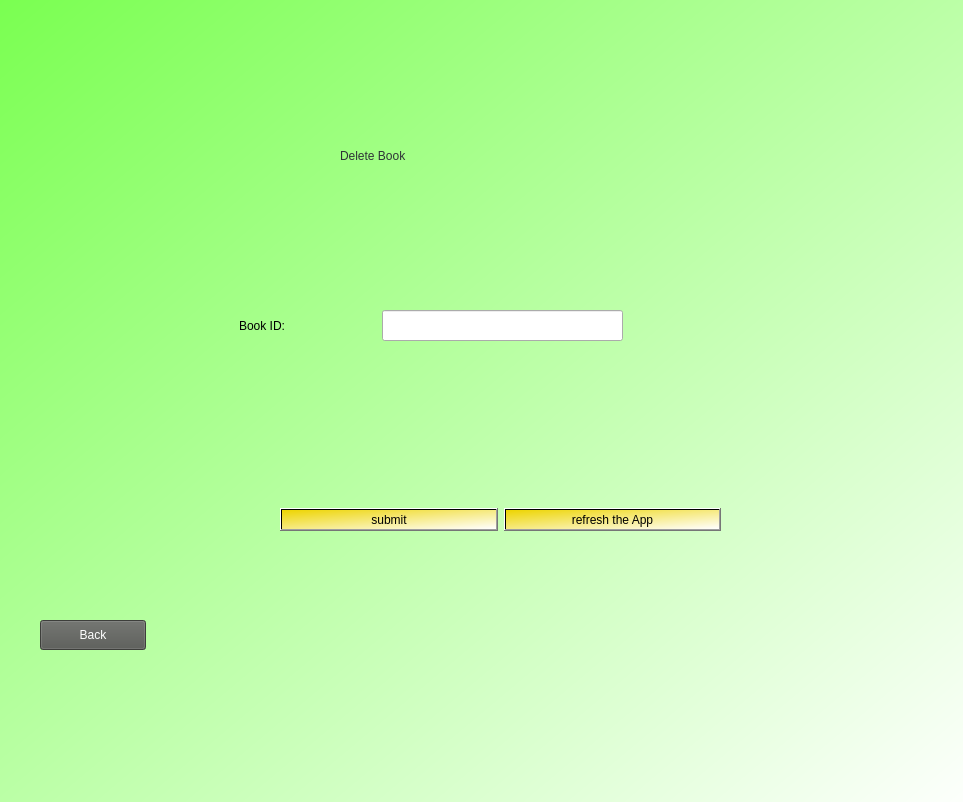
<?xml version="1.0" encoding="UTF-8"?>
<ui version="4.0">
 <class>Dialog</class>
 <widget class="QDialog" name="Dialog">
  <property name="geometry">
   <rect>
    <x>0</x>
    <y>0</y>
    <width>963</width>
    <height>802</height>
   </rect>
  </property>
  <property name="windowTitle">
   <string>Dialog</string>
  </property>
  <widget class="QWidget" name="bgWidget" native="true">
   <property name="geometry">
    <rect>
     <x>0</x>
     <y>0</y>
     <width>971</width>
     <height>821</height>
    </rect>
   </property>
   <property name="styleSheet">
    <string notr="true">QWidget#bgWidget{
background-color:qlineargradient(spread:pad, x1:0, y1:0, x2:1, y2:1, stop:0 rgba(122, 255, 81, 255), stop:1 rgba(255, 255, 255, 255))}</string>
   </property>
   <widget class="QLabel" name="label">
    <property name="geometry">
     <rect>
      <x>340</x>
      <y>120</y>
      <width>311</width>
      <height>71</height>
     </rect>
    </property>
    <property name="styleSheet">
     <string notr="true">font: 32pt &quot;Ubuntu&quot;;color:rgb(46, 52, 54)</string>
    </property>
    <property name="text">
     <string>Delete Book</string>
    </property>
   </widget>
   <widget class="QWidget" name="horizontalLayoutWidget">
    <property name="geometry">
     <rect>
      <x>280</x>
      <y>480</y>
      <width>441</width>
      <height>80</height>
     </rect>
    </property>
    <layout class="QHBoxLayout" name="horizontalLayout">
     <item>
      <widget class="QPushButton" name="submit_button">
       <property name="styleSheet">
        <string notr="true">background-color:qlineargradient(spread:pad, x1:0, y1:0, x2:1, y2:1, stop:0 rgba(237, 212, 0, 255), stop:1 rgba(255, 255, 255, 255));</string>
       </property>
       <property name="text">
        <string>submit</string>
       </property>
      </widget>
     </item>
     <item>
      <widget class="QPushButton" name="refresh_button">
       <property name="styleSheet">
        <string notr="true">background-color:qlineargradient(spread:pad, x1:0, y1:0, x2:1, y2:1, stop:0 rgba(237, 212, 0, 255), stop:1 rgba(255, 255, 255, 255));</string>
       </property>
       <property name="text">
        <string>refresh the App</string>
       </property>
      </widget>
     </item>
    </layout>
   </widget>
   <widget class="QPushButton" name="back_button">
    <property name="geometry">
     <rect>
      <x>40</x>
      <y>620</y>
      <width>106</width>
      <height>30</height>
     </rect>
    </property>
    <property name="styleSheet">
     <string notr="true">background-color:rgb(85, 87, 83);
color:rgb(255, 255, 255)</string>
    </property>
    <property name="text">
     <string>Back</string>
    </property>
   </widget>
   <widget class="QLabel" name="bookID_label">
    <property name="geometry">
     <rect>
      <x>239</x>
      <y>300</y>
      <width>131</width>
      <height>51</height>
     </rect>
    </property>
    <property name="styleSheet">
     <string notr="true">font: 14pt &quot;Ubuntu&quot;;</string>
    </property>
    <property name="text">
     <string>Book ID:</string>
    </property>
   </widget>
   <widget class="QLineEdit" name="id_edit">
    <property name="geometry">
     <rect>
      <x>382</x>
      <y>310</y>
      <width>241</width>
      <height>31</height>
     </rect>
    </property>
   </widget>
  </widget>
 </widget>
 <resources/>
 <connections/>
</ui>
